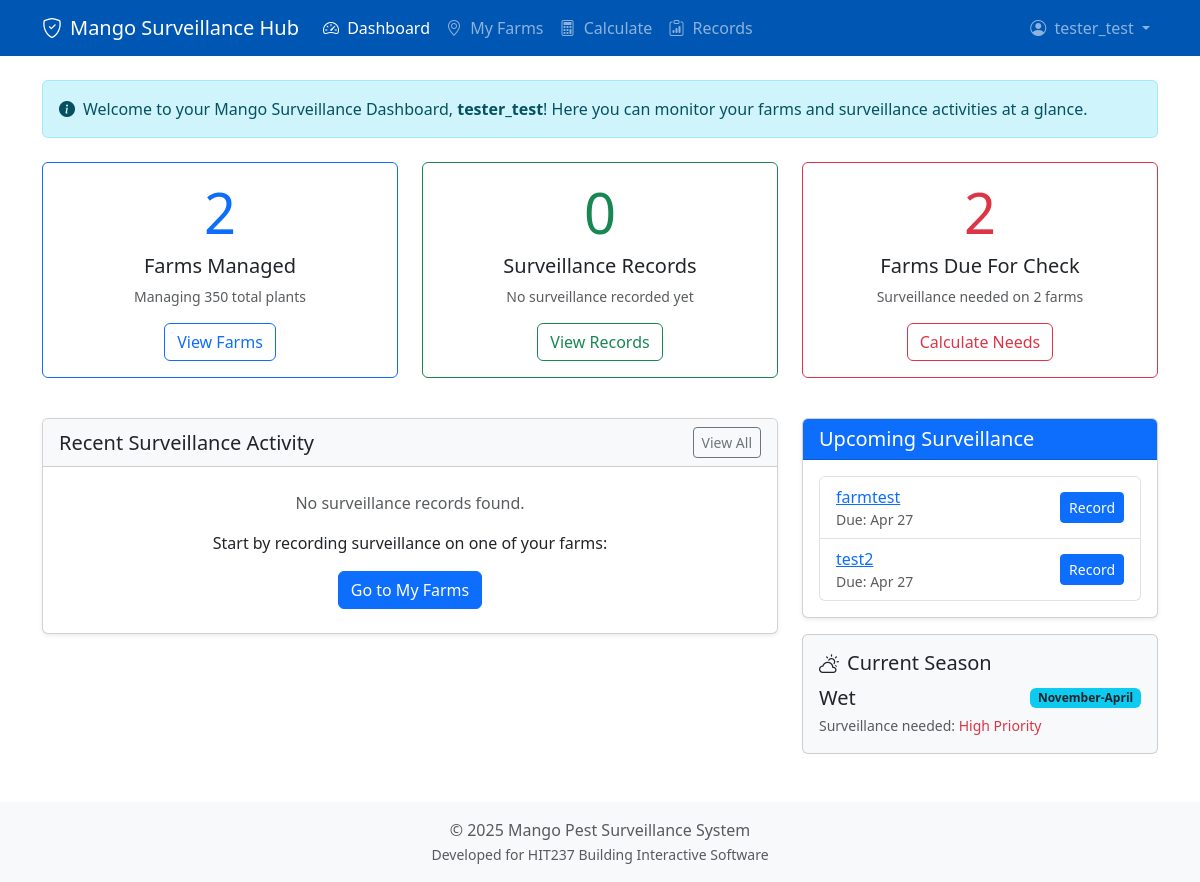
The app's page / (signed in) with its own data.
### core/models.py (models this page shows, shortened)
class Grower(models.Model):
    user = models.OneToOneField(User, on_delete=models.CASCADE, related_name='grower_profile')
    farm_name = models.CharField(max_length=100)
    contact_number = models.CharField(max_length=20, blank=True, null=True)
    def total_plants_managed(self):
        total = 0
        for farm in self.farms.all():
            plants = farm.total_plants()
            if plants:
                total += plants
        return total if total > 0 else None

class Farm(models.Model):
    DISTRIBUTION_CHOICES = [
        ('uniform', 'Uniform'),
        ('clustered', 'Clustered'),
        ('random', 'Random'),
    ]
    owner = models.ForeignKey(Grower, on_delete=models.CASCADE, related_name='farms')
    name = models.CharField(max_length=100)
    region = models.ForeignKey(Region, on_delete=models.SET_NULL, null=True, blank=True, related_name='farms')
    size_hectares = models.DecimalField(
        max_digits=10,
        decimal_places=2,
        null=True,
        blank=True,
        help_text="Total farm size in hectares"
    )
    stocking_rate = models.IntegerField(
        null=True,
        blank=True,
        help_text="Number of plants per hectare"
    )
    plant_type = models.ForeignKey(
        PlantType,
        on_delete=models.SET_NULL,
        null=True,
        blank=True,
        related_name='farms'
    )
    distribution_pattern = models.CharField(
        max_length=20,
        choices=DISTRIBUTION_CHOICES,
        default='uniform'
    )
    location_description = models.CharField(
        max_length=255,
        blank=True,
        null=True,
        help_text="e.g., \"Near Katherine River\", \"Smith Property via XYZ Road\""
    )
    def total_plants(self):
        if self.size_hectares and self.stocking_rate:
            return int(self.size_hectares * Decimal(str(self.stocking_rate)))
        return None
    def current_season(self):
        current_month = timezone.now().month
        if 5 <= current_month <= 10:  # May-Oct
            return 'Dry'
        return 'Wet'  # Nov-Apr
    def last_surveillance_date(self):
        last_record = self.surveillance_records.order_by('-date_performed').first()
        return last_record.date_performed if last_record else None
    def next_due_date(self):
        last_date = self.last_surveillance_date()
        if last_date:
            return last_date + timezone.timedelta(days=7)
        return timezone.now().date()

### core/views.py (the view)
# urls.py: path('', views.dashboard_view, name='dashboard'),
@login_required
def dashboard_view(request):
    grower = request.user.grower_profile
    surveillance_count = grower.surveillance_records.count()
    latest_record = grower.surveillance_records.order_by('-date_performed').first()
    total_plants = grower.total_plants_managed()
    recent_records = grower.surveillance_records.order_by('-date_performed')[:5]
    today = timezone.now().date()
    week_ago = today - timezone.timedelta(days=7)
    due_farms = []
    for farm in grower.farms.all():
        last_date = farm.last_surveillance_date()
        if not last_date or last_date.date() < week_ago:
            due_farms.append(farm)
    due_farms_count = len(due_farms)
    sample_farm = grower.farms.first()
    current_season = sample_farm.current_season() if sample_farm else 'Wet'
    season_labels = {
        'Wet': 'November-April',
        'Dry': 'May-October',
        'Flowering': 'During Dry Season'
    }
    context = {
        'grower': grower,
        'surveillance_count': surveillance_count,
        'latest_record': latest_record,
        'total_plants': total_plants,
        'recent_records': recent_records,
        'due_farms': due_farms,
        'due_farms_count': due_farms_count,
        'current_season': current_season,
        'season_label': season_labels.get(current_season, '')
    }
    return render(request, 'core/dashboard.html', context)

### core/templates/core/dashboard.html (shortened to what this page needs)
{% extends 'core/base.html' %}
{% block content %}
<div class="alert alert-info d-flex align-items-center mb-4" role="alert">
  <i class="bi bi-info-circle-fill me-2"></i>
  <div>
    Welcome to your Mango Surveillance Dashboard, <strong>{{ grower.user.username }}</strong>!
    <span class="d-none d-md-inline">Here you can monitor your farms and surveillance activities at a glance.</span>
  </div>
</div>
<div class="row mb-4">
    <div class="col-md-4 mb-3">
        <div class="card h-100 border-primary">
            <div class="card-body text-center">
                <div class="display-4 text-primary mb-2">{{ grower.farms.count }}</div>
                <h5 class="card-title">Farms Managed</h5>
                <p class="card-text text-muted small">
                    {% if total_plants %}
                        Managing {{ total_plants }} total plants
                    {% else %}
                        Add size details to your farms
                    {% endif %}
                </p>
                <a href="{% url 'core:myfarms' %}" class="btn btn-outline-primary">View Farms</a>
            </div>
        </div>
    </div>
    <div class="col-md-4 mb-3">
        <div class="card h-100 border-success">
            <div class="card-body text-center">
                <div class="display-4 text-success mb-2">{{ surveillance_count|default:"0" }}</div>
                <h5 class="card-title">Surveillance Records</h5>
                <p class="card-text text-muted small">
                    {% if latest_record %}
                        Last record: {{ latest_record.date_performed|date:"M j, Y" }}
                    {% else %}
                        No surveillance recorded yet
                    {% endif %}
                </p>
                <a href="{% url 'core:record_list' %}" class="btn btn-outline-success">View Records</a>
            </div>
        </div>
    </div>
    <div class="col-md-4 mb-3">
        <div class="card h-100 border-danger">
            <div class="card-body text-center">
                <div class="display-4 text-danger mb-2">{{ due_farms_count|default:"0" }}</div>
                <h5 class="card-title">Farms Due For Check</h5>
                <p class="card-text text-muted small">
                    {% if due_farms_count > 0 %}
                        Surveillance needed on {{ due_farms_count }} farm{{ due_farms_count|pluralize }}
                    {% else %}
                        All farms are up to date
                    {% endif %}
                </p>
                <a href="{% url 'core:calculator' %}" class="btn btn-outline-danger">Calculate Needs</a>
            </div>
        </div>
    </div>
</div>
<div class="row mb-4">
    <div class="col-lg-8">
        <div class="card shadow-sm">
            <div class="card-header bg-light d-flex justify-content-between align-items-center">
                <h5 class="mb-0">Recent Surveillance Activity</h5>
                <a href="{% url 'core:record_list' %}" class="btn btn-sm btn-outline-secondary">View All</a>
            </div>
            <div class="card-body p-0">
                {% if recent_records %}
                <div class="table-responsive">
                    <table class="table table-hover mb-0">
                        <thead class="table-light">
                            <tr>
                                <th>Date</th>
                                <th>Farm</th>
                                <th>Plants Checked</th>
                                <th>Findings</th>
                            </tr>
                        </thead>
                        <tbody>
                            {% for record in recent_records %}
                            <tr>
                                <td>{{ record.date_performed|date:"M j, Y" }}</td>
                                <td><a href="{% url 'core:farm_detail' record.farm.id %}">{{ record.farm.name }}</a></td>
                                <td>{{ record.plants_surveyed }}</td>
                                <td>
                                    {% if record.pests_found.exists %}
                                        <span class="badge bg-danger">Pests Found</span>
                                    {% else %}
                                        <span class="badge bg-success">No Pests</span>
                                    {% endif %}
                                </td>
                            </tr>
                            {% endfor %}
                        </tbody>
                    </table>
                </div>
                {% else %}
                <div class="p-4 text-center">
                    <p class="text-muted">No surveillance records found.</p>
                    <p>Start by recording surveillance on one of your farms:</p>
                    <a href="{% url 'core:myfarms' %}" class="btn btn-primary">Go to My Farms</a>
                </div>
                {% endif %}
            </div>
        </div>
    </div>
    <div class="col-lg-4">
        <div class="card shadow-sm">
            <div class="card-header bg-primary text-white">
                <h5 class="mb-0">Upcoming Surveillance</h5>
            </div>
            <div class="card-body">
                {% if due_farms %}
                <ul class="list-group">
                    {% for farm in due_farms %}
                    <li class="list-group-item d-flex justify-content-between align-items-center">
                        <div>
                            <a href="{% url 'core:farm_detail' farm.id %}">{{ farm.name }}</a>
                            <small class="d-block text-muted">Due: {{ farm.next_due_date|date:"M j" }}</small>
                        </div>
                        <a href="{% url 'core:record_surveillance' farm.id %}" class="btn btn-sm btn-primary">Record</a>
                    </li>
                    {% endfor %}
                </ul>
                {% endif %}
            </div>
        </div>
        <div class="card mt-3 bg-light">
            <div class="card-body">
                <h5 class="card-title">
                    <i class="bi bi-cloud-sun me-2"></i>Current Season
                </h5>
                <div class="d-flex justify-content-between align-items-center">
                    <span class="fs-5">{{ current_season }}</span>
                    <span class="badge bg-info text-dark">{{ season_label }}</span>
                </div>
                <small class="text-muted">Surveillance needed:
                    {% if current_season == 'Wet' %}
                        <span class="text-danger">High Priority</span>
                    {% else %}
                        <span class="text-warning">Medium Priority</span>
                    {% endif %}
                </small>
            </div>
        </div>
    </div>
</div>
{% endblock %}

### core/templates/core/base.html (shortened to what this page needs)
<!DOCTYPE html>
<html lang="en">
<head>
    <link href="https://cdn.jsdelivr.net/npm/bootstrap@5.3.3/dist/css/bootstrap.min.css" rel="stylesheet">
    <link rel="stylesheet" href="https://cdn.jsdelivr.net/npm/bootstrap-icons@1.11.3/font/bootstrap-icons.min.css">
</head>
<body class="d-flex flex-column min-vh-100">
    <nav class="navbar navbar-expand-lg navbar-dark fixed-top" style="background-color: var(--primary-color);">
        <div class="container">
            <a class="navbar-brand d-flex align-items-center" href="{% url 'core:dashboard' %}">
                <i class="bi bi-shield-check me-2"></i>
                Mango Surveillance Hub
            </a>
            <div class="collapse navbar-collapse" id="navbarNav">
                {% if user.is_authenticated %}
                <ul class="navbar-nav me-auto mb-2 mb-lg-0">
                    <li class="nav-item">
                        <a class="nav-link {% if request.resolver_match.url_name == 'dashboard' %}active{% endif %}" href="{% url 'core:dashboard' %}">
                            <i class="bi bi-speedometer2 me-1"></i> Dashboard
                        </a>
                    </li>
                    <li class="nav-item">
                        <a class="nav-link {% if request.resolver_match.url_name == 'myfarms' %}active{% endif %}" href="{% url 'core:myfarms' %}">
                            <i class="bi bi-geo-alt me-1"></i> My Farms
                        </a>
                    </li>
                    <li class="nav-item">
                        <a class="nav-link {% if request.resolver_match.url_name == 'calculator' %}active{% endif %}" href="{% url 'core:calculator' %}">
                            <i class="bi bi-calculator me-1"></i> Calculate
                        </a>
                    </li>
                    <li class="nav-item">
                        <a class="nav-link {% if request.resolver_match.url_name == 'record_list' %}active{% endif %}" href="{% url 'core:record_list' %}">
                            <i class="bi bi-clipboard-data me-1"></i> Records
                        </a>
                    </li>
                </ul>
                <ul class="navbar-nav ms-auto mb-2 mb-lg-0">
                    <li class="nav-item dropdown">
                        <a class="nav-link dropdown-toggle" href="#" id="navbarDropdownAccount" role="button" data-bs-toggle="dropdown" aria-expanded="false">
                            <i class="bi bi-person-circle me-1"></i> {{ user.username }}
                        </a>
                    </li>
                </ul>
                {% endif %}
            </div>
        </div>
    </nav>
    <div class="container my-4">
        <main>
            {% block content %}
            {% endblock %}
        </main>
    </div>
    <footer class="mt-auto py-3 bg-light text-center">
        <div class="container">
            <span class="text-muted">© {% now "Y" %} Mango Pest Surveillance System</span><br>
            <small class="text-muted">Developed for HIT237 Building Interactive Software</small>
        </div>
    </footer>
</body>
</html>

### core/templates/core/base.html (style rules this page uses)
body { padding-top: 56px; }
:root { --primary-color: #0056b3; --secondary-color: #198754; --accent-color: #fd7e14; }

### records on screen
Grower: user.username "tester_test", farms.count "2"
Farm: name "farmtest", next_due_date "Apr 27"
Farm: name "test2", next_due_date "Apr 27"

### other values on screen
{{ user.username }} "tester_test"
{{ total_plants }} "350"
{{ surveillance_count|default:"0" }} "0"
{{ due_farms_count|default:"0" }} "2"
{{ due_farms_count }} "2"
{{ current_season }} "Wet"
{{ season_label }} "November-April"
